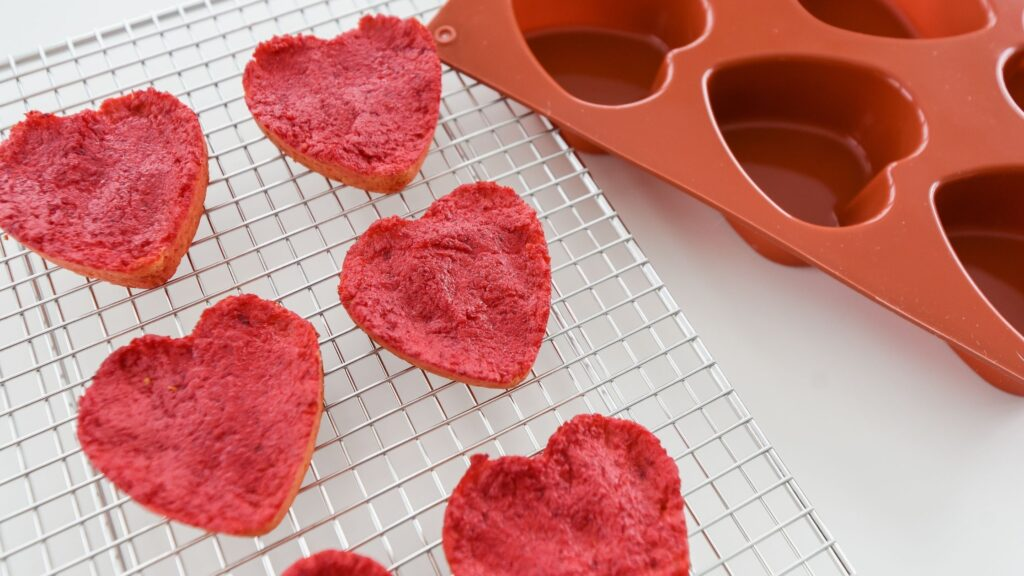
#> input picture data/photo4.jpg, 1024 x 576 px, found by its file name
$ python '3-smoothing image.py'
#> lines starting #> are read from the running program, lines starting #| are printed output that depends on the picture
import cv2 as cv
import numpy as np
img = cv.imread('data/photo4.jpg') #read the file as array
#> img is the input picture: shape (576, 1024, 3); mean B, G, R 127.5, 132.8, 196.9
cv.imshow('photoframe',img) # show the file in a window named "photoframe"
#splitting image to 3 images by color channel
#image is always a numpy array
b,g,r = cv.split(img)
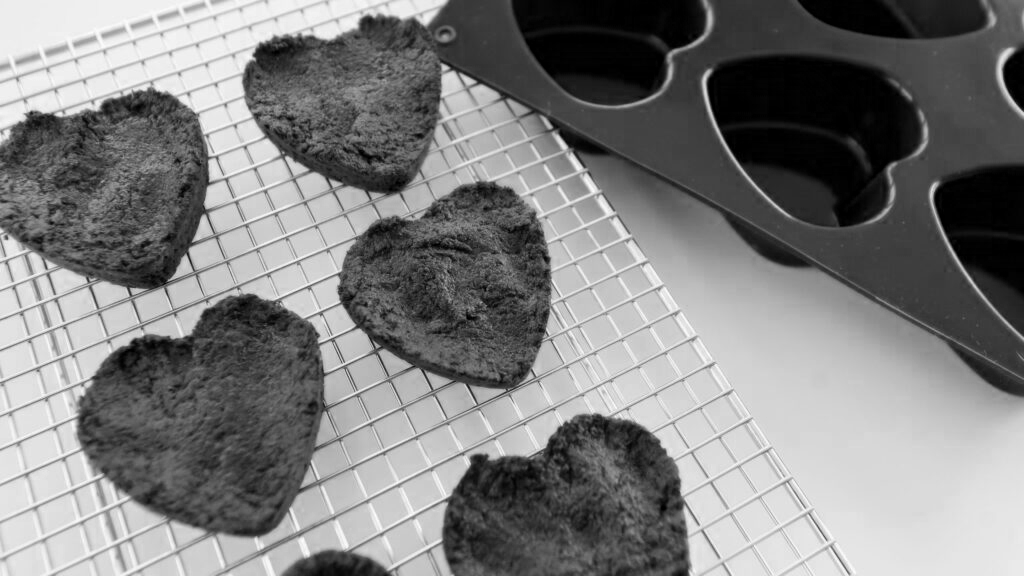
#> b: shape (576, 1024); min 0, max 255, mean 127.5
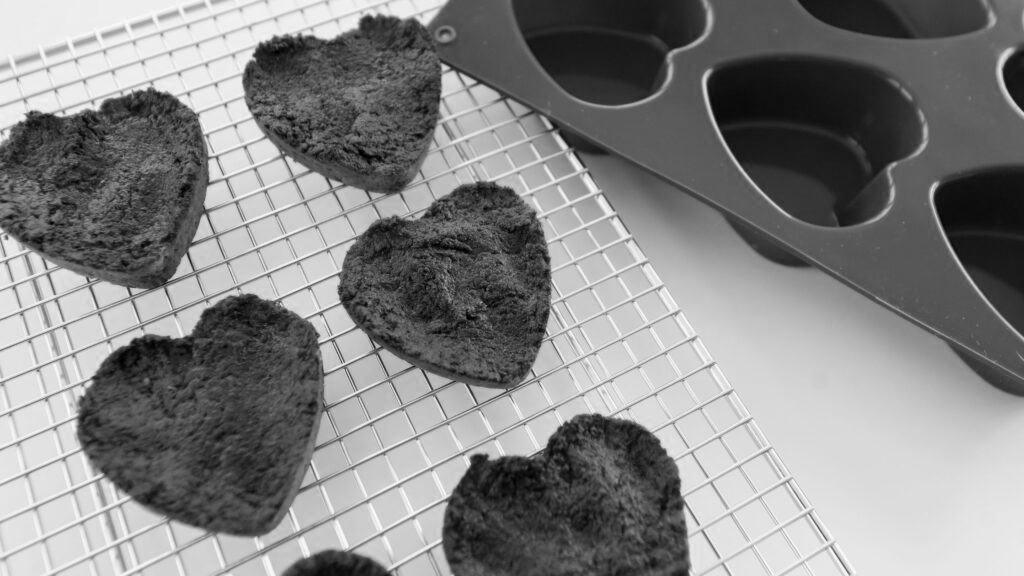
#> g: shape (576, 1024); min 0, max 255, mean 132.8
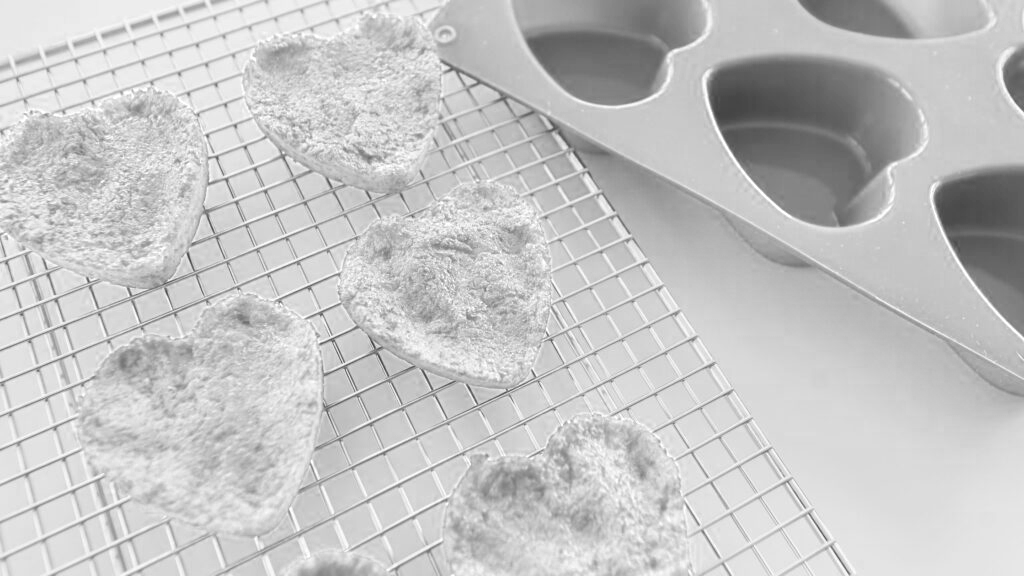
#> r: shape (576, 1024); min 61, max 255, mean 196.9

cv.imshow('blue',b)
cv.imshow('red',r)
cv.imshow('green',g)

#merging the three channels to get original color
#try to inverse the colors to get fancy image
#merged = cv.merge([g,r,b]) #fancy image
merged = cv.merge([b,g,r]) #original image
cv.imshow('merged',merged)

cv.waitKey(0)

$ run again, with data/photo1.jpg copied over data/photo4.jpg
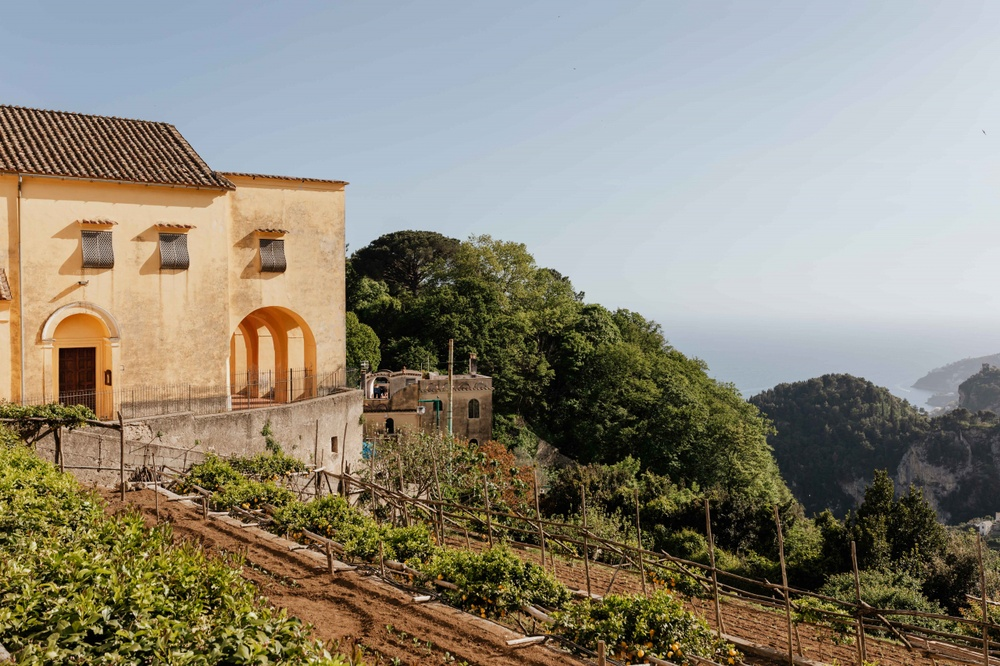
#> input picture data/photo1.jpg, 1000 x 666 px, shrunk from 1280 x 853 before the run, found by its file name
#> img is the input picture: shape (666, 1000, 3); mean B, G, R 119.4, 134.9, 140.9
#> `b,g,r = cv.split(img)`:
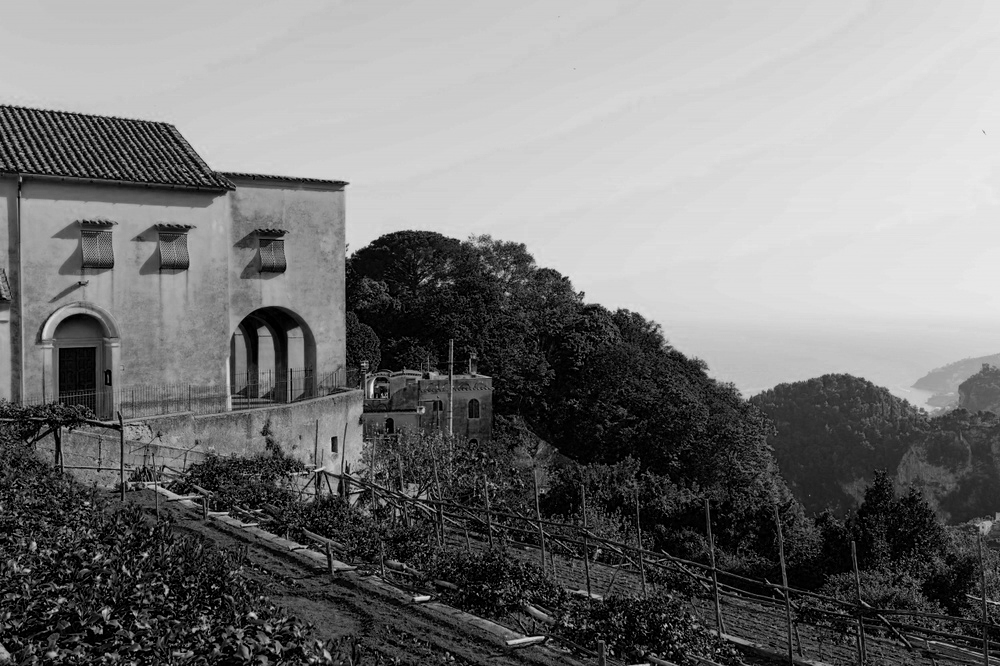
#> b: shape (666, 1000); min 0, max 241, mean 119.4
#> `b,g,r = cv.split(img)`:
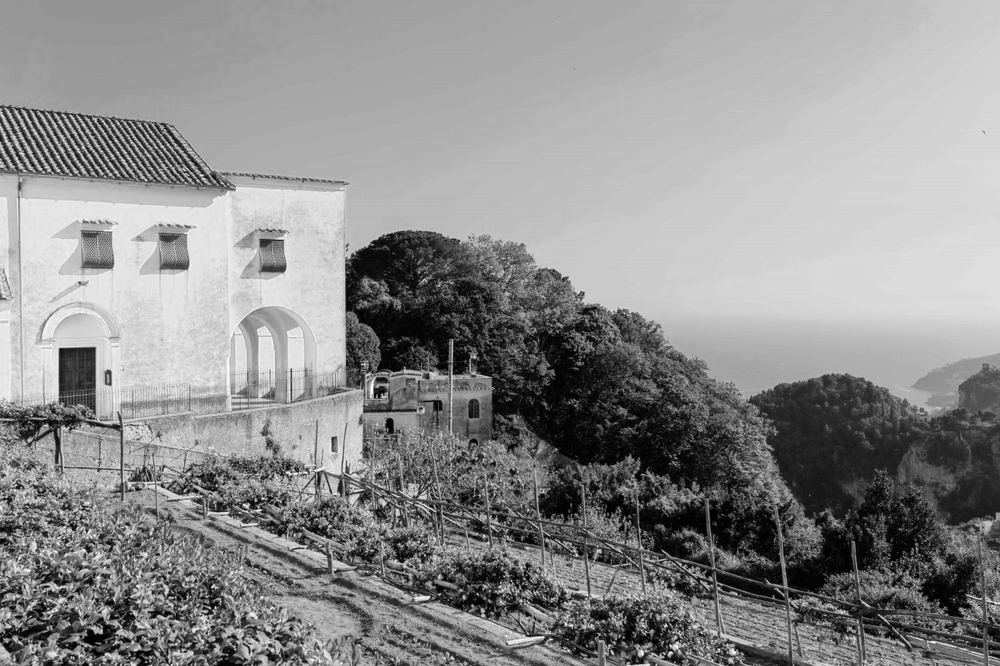
#> r: shape (666, 1000); min 0, max 255, mean 140.9

$ run again, with data/photo5.jpg copied over data/photo4.jpg
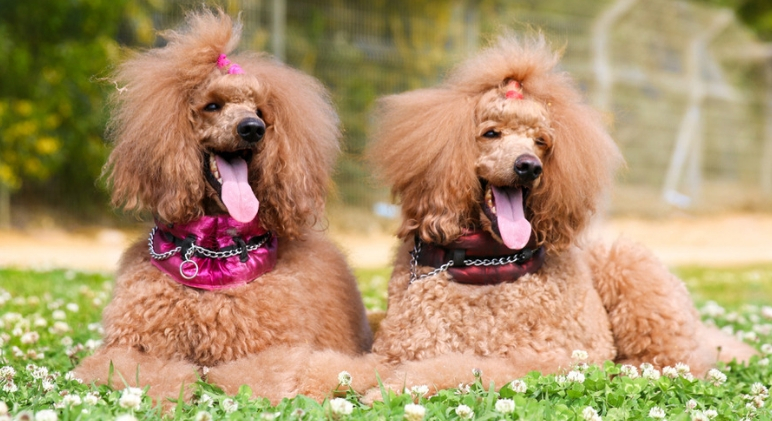
#> input picture data/photo5.jpg, 772 x 421 px, found by its file name
#> img is the input picture: shape (421, 772, 3); mean B, G, R 107.2, 147.4, 173.7
#> `b,g,r = cv.split(img)`:
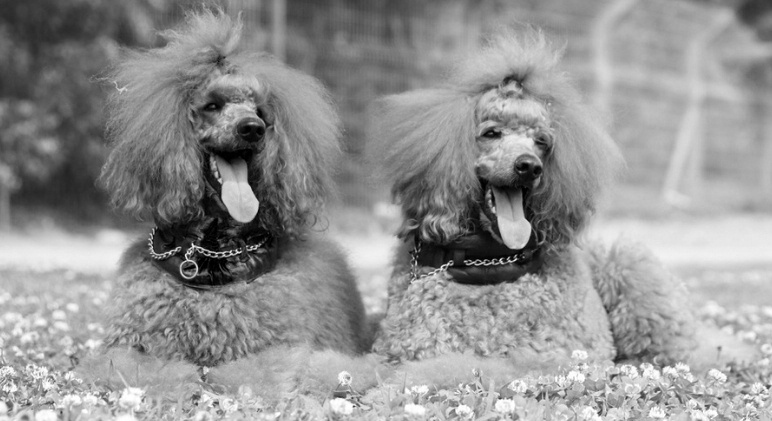
#> g: shape (421, 772); min 0, max 255, mean 147.4
#> `b,g,r = cv.split(img)`:
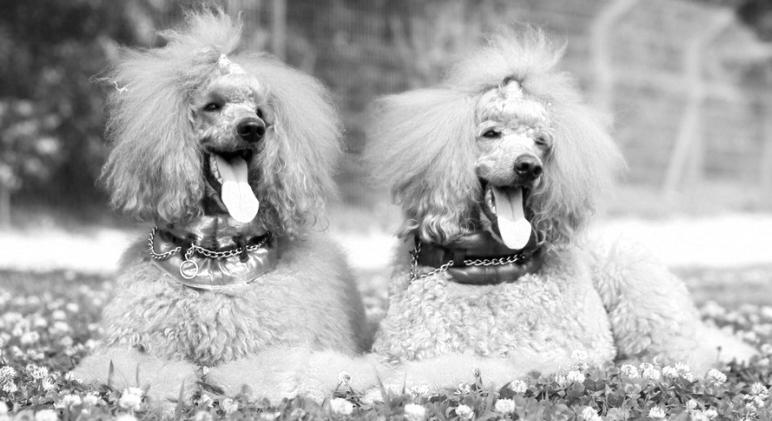
#> r: shape (421, 772); min 0, max 255, mean 173.7
